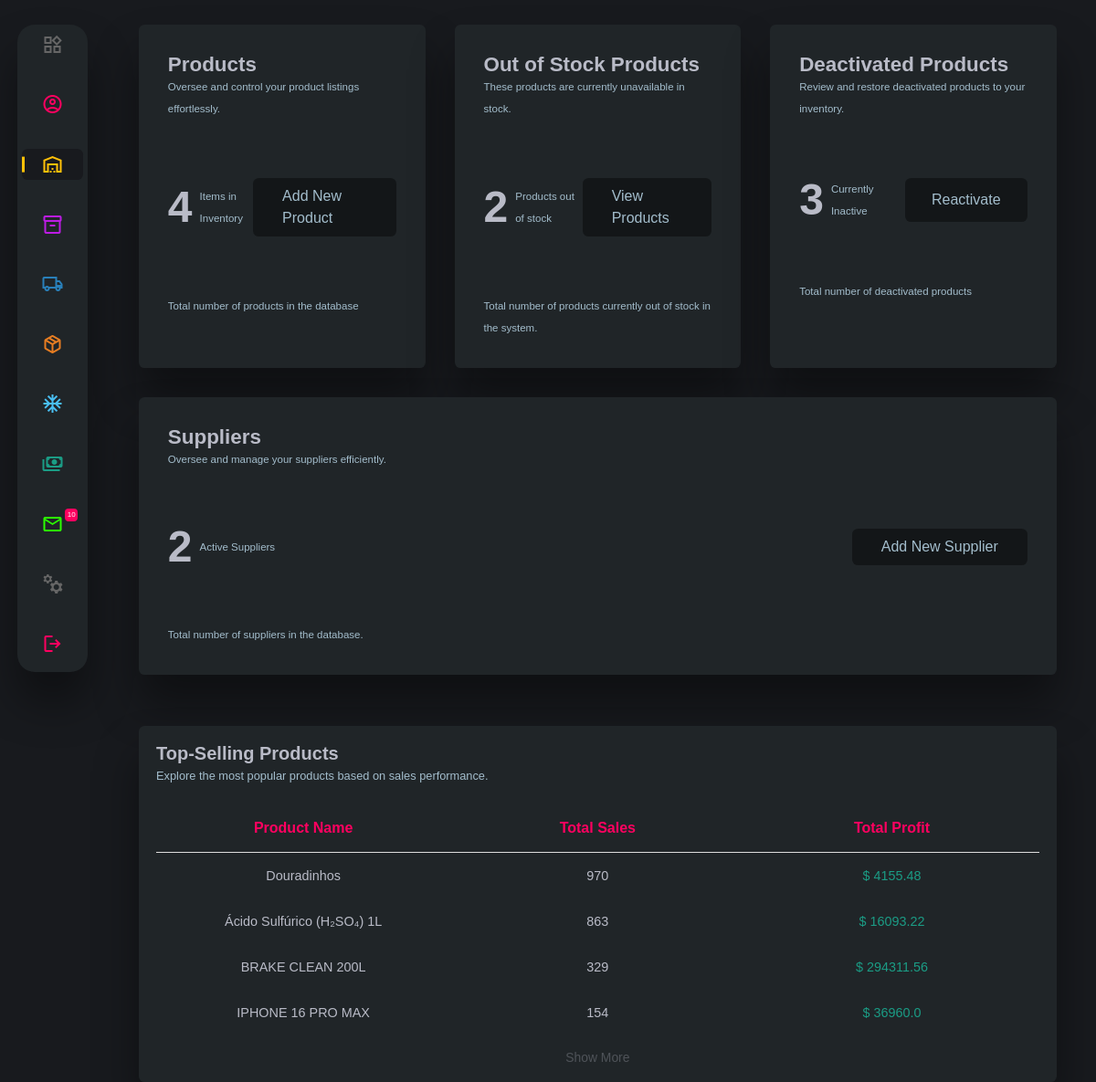
Screenshot of /products-manager (signed in) with the database file from the repository.
### app.py (models this page shows, shortened)
class Product(db.Model):
    id = db.Column(db.Integer, primary_key=True)
    ref = db.Column(db.String(20))
    qr_code_path = db.Column(db.String(100))
    name = db.Column(db.String(50))
    product_type = db.Column(db.String(25))
    brand = db.Column(db.String(30))
    model = db.Column(db.String(30))
    buy_price = db.Column(db.Float)
    sell_price = db.Column(db.Float)
    margin = db.Column(db.Float)
    stock = db.Column(db.Integer)
    min_recommended_stock = db.Column(db.Integer)
    create_date = db.Column(db.String(20))
    last_update = db.Column(db.String(14))
    warehouse_section = db.Column(db.String)
    warehouse_shelf = db.Column(db.Integer)
    status = db.Column(db.String(20), default="Active")
    update_info = db.Column(db.String(20))
    product_movements = db.relationship('ProductMovements', back_populates='product', lazy=True)
    order_items = db.relationship('OrderItem', back_populates='product', lazy=True)
    sales = db.relationship('Sales', back_populates='product', lazy=True)

### app.py (the view)
@app.route("/products-manager", methods = ["GET", "POST"])
@login_required
def products_manager():
    user = current_user if current_user.is_authenticated else None
    last_product = Product.query.order_by(Product.id.desc()).first()
    last_product_id = last_product.id if last_product else 0
    deactivated_products_count = 0
    all_products = Product.query.all()
    last_supplier = Suppliers.query.order_by(Suppliers.id.desc()).first()
    last_supplier_id = last_supplier.id if last_supplier else 0
    out_of_stock_products_count = Product.query.filter(Product.stock == 0).count()
    for p in all_products:
            if p.status == 'Inactive':
                deactivated_products_count += 1
    best_selling_products = db.session.query(Product.name, db.func.sum(Sales.quantity_sold).label('total_sales'),db.func.sum((Product.sell_price - Product.buy_price) * Sales.quantity_sold).label('total_profit')).join(Sales, Product.id == Sales.product_id).group_by(Product.id).order_by(db.func.sum(Sales.quantity_sold).desc()).limit(10).all()
    return render_template("products_manager.html", user=user, last_product_id=last_product_id, deactivated_products_count=deactivated_products_count, last_supplier_id=last_supplier_id, best_selling_products=best_selling_products, out_of_stock_products_count=out_of_stock_products_count)

### app.py (called while the page is built)
@login_manager.user_loader
def load_user(user_id):
    return db.session.get(User, int(user_id))

### templates/products_manager.html (shortened to what this page needs)
<!DOCTYPE html>
<html lang="en">
<head>
    <link rel="stylesheet" href="/static/css/main.css">
    <link rel="stylesheet" href="/static/css/darkMode.css">
</head>
<body id="body">
     <main>
        <div class="user-manager-container">
            <div class="side-menu">
                <a href="/dashboard" title="Dashboard"><span class="material-symbols-outlined home">widgets</span></a>
                <a href="/users-manager" title="Users Management"><span class="material-symbols-outlined users">account_circle</span></a>
                <a href="/products-manager" title="Warehouse" class="active active-warehouse"><span class="material-symbols-outlined warehouse">warehouse</span></a>
                <a href="" title="Stock"><span class="material-symbols-outlined inventory">inventory_2</span></a>
                <a href="" title="Shipping"><span class="material-symbols-outlined shipping">local_shipping</span></a>
                <a href="" title="Orders"><span class="material-symbols-outlined order">package_2</span></a>
                <a href="" title="Climate Controls"><span class="material-symbols-outlined ac">ac_unit</span></a>
                <a href="" title="Payments"><span class="material-symbols-outlined payments">payments</span></a>
                <a href="" title="Messages" class="messages-a"><span class="material-symbols-outlined mail">mail</span><span class="mesage-count">10</span></a>
                <a href="" title="Settings"><span class="material-symbols-outlined settings">manufacturing</span></a>
                <a href="#" onclick="document.getElementById('logout-form').submit();" title="Logout"><span class="material-symbols-outlined users">logout</span></a>
            </div>
            <div class="user-manager-cards-container">
                <div class="user-manager-cards">
                    <div class="user-manager-card">
                        <h2>Products</h2>
                        <p>Oversee and control your product listings effortlessly.</p>
                        <div class="manager-statics">
                            <div class="numbers-statics">
                                <h2 class="number-of-users"> {{ last_product_id }} </h2>
                                <p>Items in Inventory</p>
                            </div>
                                <a href="/create-new-product" class="btn-shine">Add New Product</a>
                        </div>
                        <p class="users-card-final-p">Total number of products in the database</p>
                    </div>
                    <div class="user-manager-card">
                        <h2>Out of Stock Products</h2>
                        <p>These products are currently unavailable in stock.</p>
                        <div class="manager-statics">
                            <div class="numbers-statics">
                                <h2 class="number-of-users">{{ out_of_stock_products_count }}</h2>
                                <p>Products out of stock</p>
                            </div>
                                <a href="/products-out-of-stock" class="btn-shine">View Products</a>
                        </div>
                        <p class="users-card-final-p">Total number of products currently out of stock in the system.</p>
                    </div>
                    <div class="user-manager-card">
                        <h2>Deactivated Products</h2>
                        <p>Review and restore deactivated products to your inventory.</p>
                        <div class="manager-statics">
                            <div class="numbers-statics">
                                <h2 class="number-of-users deactivated"> {{ deactivated_products_count }}</h2>
                                <p>Currently Inactive</p>
                            </div>
                                <a href="/reactivate-product" class="btn-shine">Reactivate</a>
                        </div>
                        <p class="users-card-final-p">Total number of deactivated products</p>
                    </div>
                    <div class="user-manager-card">
                        <h2>Suppliers</h2>
                        <p>Oversee and manage your suppliers efficiently.</p>
                        <div class="manager-statics">
                            <div class="numbers-statics">
                                <h2 class="number-of-users">{{ last_supplier_id }}</h2>
                                <p>Active Suppliers</p>
                            </div>
                                <a href="/create-new-supplier" class="btn-shine">Add New Supplier</a>
                        </div>
                        <p class="users-card-final-p">Total number of suppliers in the database.</p>
                    </div>
                </div>
                <div class="users-details">
                    <h2>Top-Selling Products</h2>
                    <p>Explore the most popular products based on sales performance.</p>
                    <div class="user-detail-list products">
                        <table>
                            <thead>
                                <tr>
                                    <th>Product Name</th>
                                    <th>Total Sales</th>
                                    <th>Total Profit</th>
                                </tr>
                            </thead>
                            <tbody>
                                {% for product, total_sales, total_profit in best_selling_products[:4] %}
                                <tr>
                                    <td>{{ product }}</td>
                                    <td>{{ total_sales }}</td>
                                    <td><span class="success">$ {{ total_profit | round(2) }}</span></td>
                                </tr>
                                {% else %}
                                <tr>
                                    <td colspan="3">No sales data available.</td>
                                </tr>
                                {% endfor %}
                            </tbody>
                        </table>
                        <a href="/all-products" class="show-more">Show More</a>
                    </div>
                </div>
            </div>
        </div>
     </main>
</body>
</html>

### templates/products_manager.html (style rules this page uses)
body { display: flex; flex-direction: column; position: relative; min-height: auto; }

### rows the page displays
Product: name "Douradinhos", total_sales "970", total_profit "4155.48"
Product: name "Ácido Sulfúrico (H₂SO₄) 1L", total_sales "863", total_profit "16093.22"
Product: name "BRAKE CLEAN 200L", total_sales "329", total_profit "294311.56"
Product: name "IPHONE 16 PRO MAX", total_sales "154", total_profit "36960.0"

### other values shown
{{ last_product_id }} "4"
{{ out_of_stock_products_count }} "2"
{{ deactivated_products_count }} "3"
{{ last_supplier_id }} "2"
